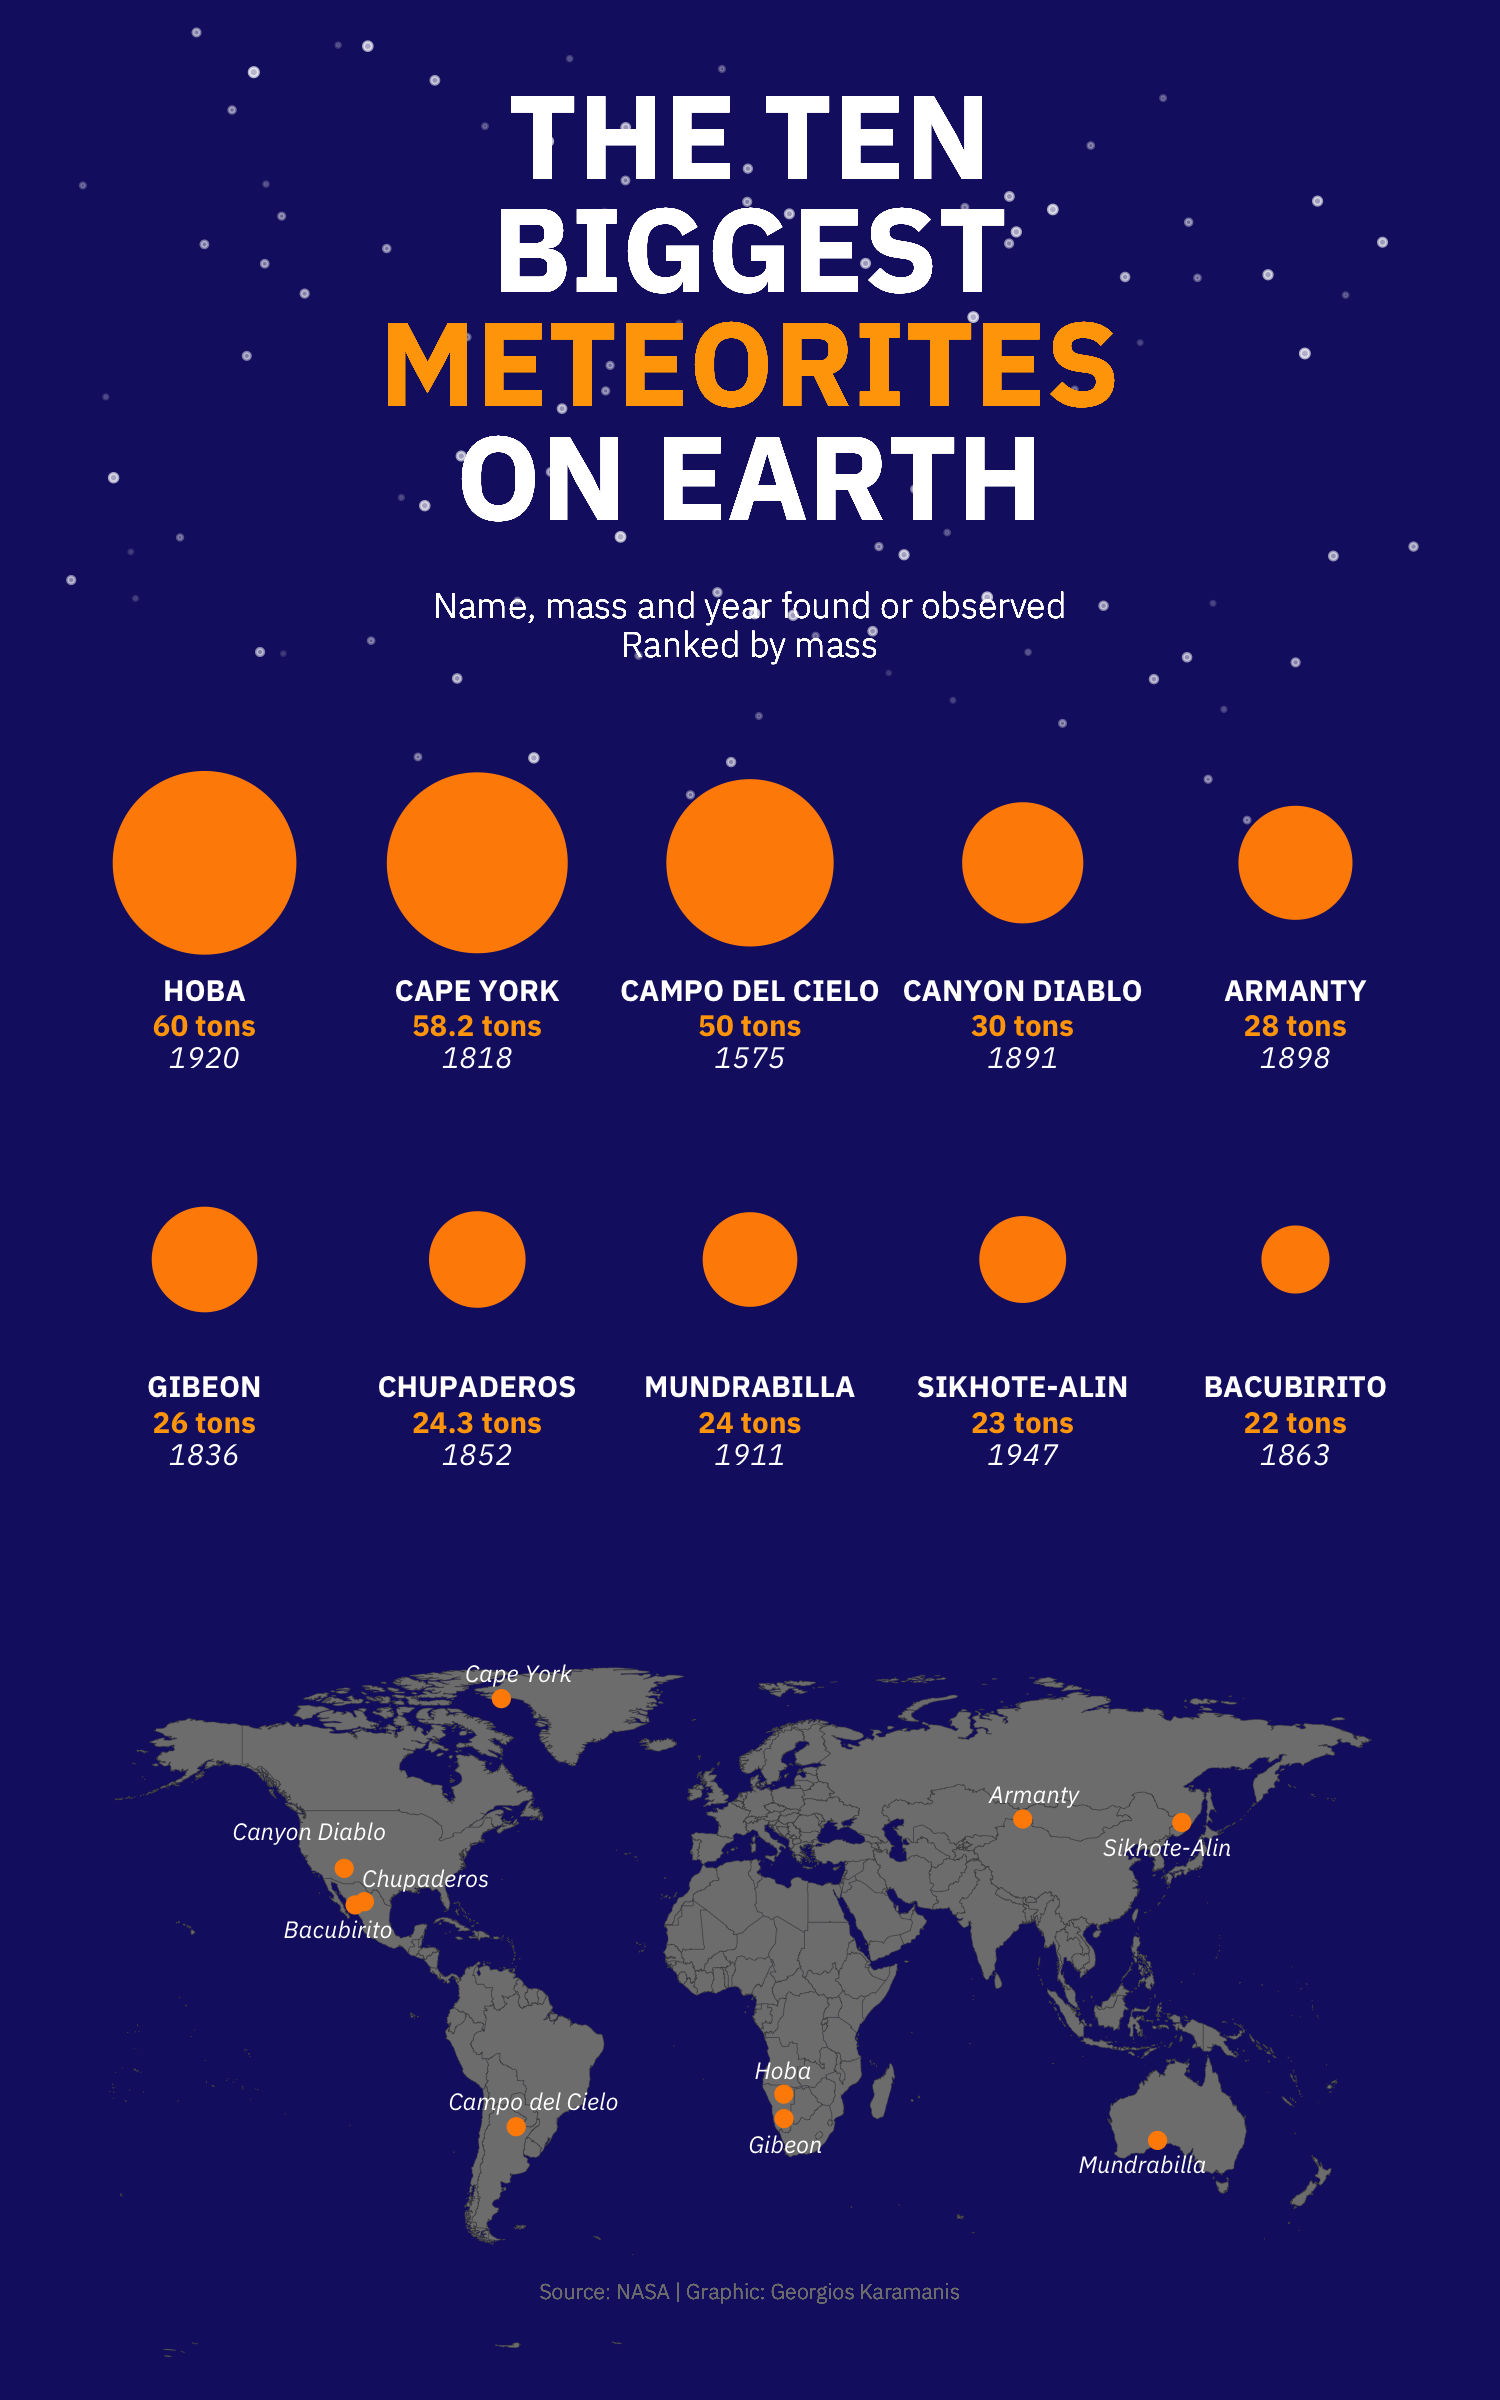

R code for this plot:
library(tidyverse)
library(ggrepel)

meteorites <- readr::read_csv("https://raw.githubusercontent.com/rfordatascience/tidytuesday/master/data/2019/2019-06-11/meteorites.csv")

top10 <- meteorites %>%
  top_n(10, mass) %>%
  arrange(-mass) %>%
  mutate(x = (row_number()- 1) %% 5,
         y = ((row_number() - 1) %/% 5)
         )
# stars
stars <- data.frame(s = runif(100, min = 0.1, max = 0.7))

# world without Antarctica
world <- map_data("world") %>%
  filter(group < 32 | group > 132)

ggplot(top10, aes(x = x, y = y - 0.1)) +
  # stars
  geom_jitter(data = stars,
              aes(2, -1.2), width = 2.5, height = 1,
              size = stars$s, color = "white", alpha = stars$s) +
  
  # meteorites          
  geom_point(aes(size = mass), color = "darkorange") +
  
  # meteorite name
  geom_text(aes(y = y + 0.22,
                label = toupper(name)), size = 2.5, color = "white",
            family = "IBM Plex Sans Bold") +
  # meteorite mass
  geom_text(aes(y = y + 0.31,
                label = paste(mass/1000000, "tons", sep = " ")), size = 2.5, color = "orange",
            family = "IBM Plex Sans Bold") +
  # year
  geom_text(aes(y = y + 0.39,
                label = year), size = 2.5, color = "white",
            family = "IBM Plex Sans Italic") +
            
  # title         
  geom_text(
    aes(x = 2, y = -1.5,
        label = "THE TEN\nBIGGEST\n\nON EARTH"),
    size = 10, hjust = 0.5, lineheight = 0.8,
    color = "white", family = "IBM Plex Sans Bold"
  ) +
  geom_text(
    aes(x = 2, y = -1.358,
        label = "METEORITES"),
    size = 10, hjust = 0.5, lineheight = 0.8,
    color = "orange", family = "IBM Plex Sans Bold"
  ) +
  geom_text(
    aes(x = 2, y = -0.7,
        label = "Name, mass and year found or observed\nRanked by mass"),
    size = 3, hjust = 0.5, lineheight = 0.8,
    color = "white", family = "IBM Plex Sans Light"
  ) +
  
  # map
  geom_polygon(data = world, aes(2 + long/100,
                                 2.5 - lat/120,
                                 group = group),
               fill = "grey50", color = "grey30", size = 0.05) +
  geom_point(aes(2 + long/100, 2.5 - lat/120),
    alpha = 1, color = "darkorange") +
  geom_text_repel(aes(2 + long/100,
                2.5 - lat/120,
                label = name), color = "white",
                family = "IBM Plex Sans Italic",
            size = 2) +
  # caption
  geom_text(aes(x = 2, y = 3.5,
                label = "Source: NASA | Graphic: Georgios Karamanis"),
            color = "grey50", family = "IBM Plex Sans Light", size = 1.8) +
  
  scale_y_reverse() +
  coord_cartesian(xlim = c(-0.5, 4.5),
                  ylim = c(3.5,-2)) +
  scale_size(range = c(7, 20)) +

  theme_void() +
  theme(plot.background = element_rect(color = "midnightblue",
                                        fill = "midnightblue"),
        legend.position = "none"
        ) +
  
  ggsave("./week-24/meteorites.png",
         height = 8,
         width = 5)
